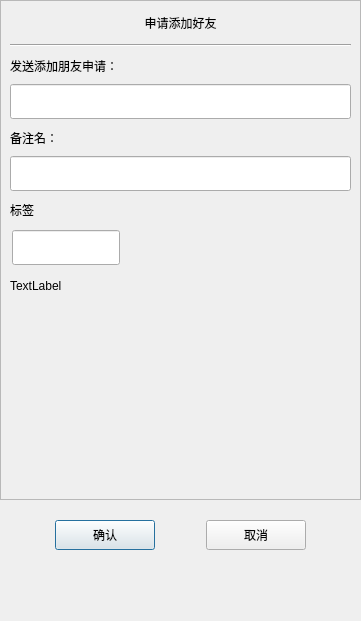
<?xml version="1.0" encoding="UTF-8"?>
<ui version="4.0">
 <class>ApplyFriend</class>
 <widget class="QDialog" name="ApplyFriend">
  <property name="geometry">
   <rect>
    <x>0</x>
    <y>0</y>
    <width>361</width>
    <height>621</height>
   </rect>
  </property>
  <property name="minimumSize">
   <size>
    <width>361</width>
    <height>621</height>
   </size>
  </property>
  <property name="maximumSize">
   <size>
    <width>361</width>
    <height>621</height>
   </size>
  </property>
  <property name="windowTitle">
   <string>Dialog</string>
  </property>
  <layout class="QVBoxLayout" name="verticalLayout">
   <property name="spacing">
    <number>0</number>
   </property>
   <property name="leftMargin">
    <number>0</number>
   </property>
   <property name="topMargin">
    <number>0</number>
   </property>
   <property name="rightMargin">
    <number>0</number>
   </property>
   <property name="bottomMargin">
    <number>0</number>
   </property>
   <item>
    <widget class="QScrollArea" name="scrollArea">
     <property name="minimumSize">
      <size>
       <width>0</width>
       <height>500</height>
      </size>
     </property>
     <property name="widgetResizable">
      <bool>true</bool>
     </property>
     <widget class="QWidget" name="scrollcontent">
      <property name="geometry">
       <rect>
        <x>0</x>
        <y>0</y>
        <width>359</width>
        <height>498</height>
       </rect>
      </property>
      <layout class="QVBoxLayout" name="verticalLayout_2">
       <property name="spacing">
        <number>0</number>
       </property>
       <property name="leftMargin">
        <number>0</number>
       </property>
       <property name="rightMargin">
        <number>0</number>
       </property>
       <item>
        <widget class="QLabel" name="apply_lb">
         <property name="minimumSize">
          <size>
           <width>0</width>
           <height>25</height>
          </size>
         </property>
         <property name="maximumSize">
          <size>
           <width>16777215</width>
           <height>25</height>
          </size>
         </property>
         <property name="text">
          <string>申请添加好友</string>
         </property>
         <property name="alignment">
          <set>Qt::AlignmentFlag::AlignCenter</set>
         </property>
        </widget>
       </item>
       <item>
        <widget class="QWidget" name="apply_wid" native="true">
         <layout class="QVBoxLayout" name="verticalLayout_3">
          <item>
           <widget class="Line" name="line">
            <property name="orientation">
             <enum>Qt::Orientation::Horizontal</enum>
            </property>
           </widget>
          </item>
          <item>
           <widget class="QLabel" name="label">
            <property name="minimumSize">
             <size>
              <width>0</width>
              <height>25</height>
             </size>
            </property>
            <property name="maximumSize">
             <size>
              <width>16777215</width>
              <height>25</height>
             </size>
            </property>
            <property name="text">
             <string>发送添加朋友申请： </string>
            </property>
           </widget>
          </item>
          <item>
           <widget class="CustomizeEdit" name="name_ed">
            <property name="minimumSize">
             <size>
              <width>0</width>
              <height>35</height>
             </size>
            </property>
            <property name="maximumSize">
             <size>
              <width>16777215</width>
              <height>35</height>
             </size>
            </property>
           </widget>
          </item>
          <item>
           <widget class="QLabel" name="label_2">
            <property name="minimumSize">
             <size>
              <width>0</width>
              <height>25</height>
             </size>
            </property>
            <property name="maximumSize">
             <size>
              <width>16777215</width>
              <height>25</height>
             </size>
            </property>
            <property name="text">
             <string>备注名：</string>
            </property>
           </widget>
          </item>
          <item>
           <widget class="CustomizeEdit" name="back_ed">
            <property name="minimumSize">
             <size>
              <width>0</width>
              <height>35</height>
             </size>
            </property>
            <property name="maximumSize">
             <size>
              <width>16777215</width>
              <height>35</height>
             </size>
            </property>
           </widget>
          </item>
          <item>
           <widget class="QLabel" name="label_3">
            <property name="minimumSize">
             <size>
              <width>0</width>
              <height>25</height>
             </size>
            </property>
            <property name="maximumSize">
             <size>
              <width>16777215</width>
              <height>25</height>
             </size>
            </property>
            <property name="text">
             <string>标签</string>
            </property>
           </widget>
          </item>
          <item>
           <widget class="QWidget" name="lb_group_wid" native="true">
            <property name="minimumSize">
             <size>
              <width>0</width>
              <height>50</height>
             </size>
            </property>
            <layout class="QVBoxLayout" name="verticalLayout_4">
             <property name="spacing">
              <number>0</number>
             </property>
             <property name="leftMargin">
              <number>0</number>
             </property>
             <property name="topMargin">
              <number>0</number>
             </property>
             <property name="rightMargin">
              <number>0</number>
             </property>
             <property name="bottomMargin">
              <number>0</number>
             </property>
             <item>
              <widget class="QWidget" name="gridWidget" native="true">
               <property name="minimumSize">
                <size>
                 <width>0</width>
                 <height>40</height>
                </size>
               </property>
               <property name="maximumSize">
                <size>
                 <width>16777215</width>
                 <height>40</height>
                </size>
               </property>
               <widget class="CustomizeEdit" name="lb_ed">
                <property name="geometry">
                 <rect>
                  <x>2</x>
                  <y>2</y>
                  <width>108</width>
                  <height>35</height>
                 </rect>
                </property>
                <property name="maximumSize">
                 <size>
                  <width>16777215</width>
                  <height>35</height>
                 </size>
                </property>
               </widget>
              </widget>
             </item>
             <item>
              <widget class="QWidget" name="input_tip_wid" native="true">
               <property name="minimumSize">
                <size>
                 <width>0</width>
                 <height>35</height>
                </size>
               </property>
               <property name="maximumSize">
                <size>
                 <width>16777215</width>
                 <height>35</height>
                </size>
               </property>
               <layout class="QVBoxLayout" name="verticalLayout_5">
                <property name="spacing">
                 <number>0</number>
                </property>
                <property name="leftMargin">
                 <number>0</number>
                </property>
                <property name="topMargin">
                 <number>0</number>
                </property>
                <property name="rightMargin">
                 <number>0</number>
                </property>
                <property name="bottomMargin">
                 <number>0</number>
                </property>
                <item>
                 <widget class="ClickedOnceLabel" name="tip_lb">
                  <property name="text">
                   <string>TextLabel</string>
                  </property>
                 </widget>
                </item>
               </layout>
              </widget>
             </item>
            </layout>
           </widget>
          </item>
          <item>
           <widget class="QWidget" name="widget" native="true">
            <property name="minimumSize">
             <size>
              <width>0</width>
              <height>60</height>
             </size>
            </property>
            <layout class="QHBoxLayout" name="horizontalLayout_2">
             <property name="spacing">
              <number>7</number>
             </property>
             <property name="leftMargin">
              <number>0</number>
             </property>
             <property name="topMargin">
              <number>0</number>
             </property>
             <property name="rightMargin">
              <number>0</number>
             </property>
             <property name="bottomMargin">
              <number>0</number>
             </property>
             <item>
              <widget class="QWidget" name="lb_list" native="true">
               <property name="minimumSize">
                <size>
                 <width>287</width>
                 <height>50</height>
                </size>
               </property>
               <property name="maximumSize">
                <size>
                 <width>287</width>
                 <height>16777215</height>
                </size>
               </property>
              </widget>
             </item>
             <item>
              <widget class="QWidget" name="more_lb_wid" native="true">
               <property name="minimumSize">
                <size>
                 <width>30</width>
                 <height>0</height>
                </size>
               </property>
               <property name="maximumSize">
                <size>
                 <width>30</width>
                 <height>16777215</height>
                </size>
               </property>
               <layout class="QVBoxLayout" name="verticalLayout_6">
                <property name="spacing">
                 <number>0</number>
                </property>
                <property name="leftMargin">
                 <number>0</number>
                </property>
                <property name="topMargin">
                 <number>0</number>
                </property>
                <property name="rightMargin">
                 <number>0</number>
                </property>
                <property name="bottomMargin">
                 <number>0</number>
                </property>
                <item>
                 <spacer name="verticalSpacer_3">
                  <property name="orientation">
                   <enum>Qt::Orientation::Vertical</enum>
                  </property>
                  <property name="sizeHint" stdset="0">
                   <size>
                    <width>20</width>
                    <height>40</height>
                   </size>
                  </property>
                 </spacer>
                </item>
                <item>
                 <widget class="ClickedOnceLabel" name="more_lb">
                  <property name="minimumSize">
                   <size>
                    <width>25</width>
                    <height>25</height>
                   </size>
                  </property>
                  <property name="maximumSize">
                   <size>
                    <width>25</width>
                    <height>25</height>
                   </size>
                  </property>
                  <property name="text">
                   <string/>
                  </property>
                  <property name="alignment">
                   <set>Qt::AlignmentFlag::AlignCenter</set>
                  </property>
                 </widget>
                </item>
                <item>
                 <spacer name="verticalSpacer_4">
                  <property name="orientation">
                   <enum>Qt::Orientation::Vertical</enum>
                  </property>
                  <property name="sizeHint" stdset="0">
                   <size>
                    <width>20</width>
                    <height>40</height>
                   </size>
                  </property>
                 </spacer>
                </item>
               </layout>
              </widget>
             </item>
            </layout>
           </widget>
          </item>
         </layout>
        </widget>
       </item>
      </layout>
     </widget>
    </widget>
   </item>
   <item>
    <spacer name="verticalSpacer">
     <property name="orientation">
      <enum>Qt::Orientation::Vertical</enum>
     </property>
     <property name="sizeType">
      <enum>QSizePolicy::Policy::Fixed</enum>
     </property>
     <property name="sizeHint" stdset="0">
      <size>
       <width>20</width>
       <height>10</height>
      </size>
     </property>
    </spacer>
   </item>
   <item>
    <widget class="QWidget" name="apply_sure_wid" native="true">
     <property name="minimumSize">
      <size>
       <width>0</width>
       <height>50</height>
      </size>
     </property>
     <layout class="QHBoxLayout" name="horizontalLayout">
      <item>
       <spacer name="horizontalSpacer">
        <property name="orientation">
         <enum>Qt::Orientation::Horizontal</enum>
        </property>
        <property name="sizeHint" stdset="0">
         <size>
          <width>40</width>
          <height>20</height>
         </size>
        </property>
       </spacer>
      </item>
      <item>
       <widget class="ClickedBtn" name="sure_btn">
        <property name="minimumSize">
         <size>
          <width>100</width>
          <height>30</height>
         </size>
        </property>
        <property name="text">
         <string>确认</string>
        </property>
       </widget>
      </item>
      <item>
       <spacer name="horizontalSpacer_2">
        <property name="orientation">
         <enum>Qt::Orientation::Horizontal</enum>
        </property>
        <property name="sizeHint" stdset="0">
         <size>
          <width>40</width>
          <height>20</height>
         </size>
        </property>
       </spacer>
      </item>
      <item>
       <widget class="ClickedBtn" name="cancel_btn">
        <property name="minimumSize">
         <size>
          <width>100</width>
          <height>30</height>
         </size>
        </property>
        <property name="text">
         <string>取消</string>
        </property>
       </widget>
      </item>
      <item>
       <spacer name="horizontalSpacer_3">
        <property name="orientation">
         <enum>Qt::Orientation::Horizontal</enum>
        </property>
        <property name="sizeHint" stdset="0">
         <size>
          <width>40</width>
          <height>20</height>
         </size>
        </property>
       </spacer>
      </item>
     </layout>
    </widget>
   </item>
   <item>
    <spacer name="verticalSpacer_2">
     <property name="orientation">
      <enum>Qt::Orientation::Vertical</enum>
     </property>
     <property name="sizeHint" stdset="0">
      <size>
       <width>20</width>
       <height>40</height>
      </size>
     </property>
    </spacer>
   </item>
  </layout>
 </widget>
 <customwidgets>
  <customwidget>
   <class>ClickedBtn</class>
   <extends>QPushButton</extends>
   <header location="global">clickedbtn.h</header>
  </customwidget>
  <customwidget>
   <class>CustomizeEdit</class>
   <extends>QLineEdit</extends>
   <header location="global">customizeedit.h</header>
  </customwidget>
  <customwidget>
   <class>ClickedOnceLabel</class>
   <extends>QLabel</extends>
   <header location="global">clickedoncelabel.h</header>
  </customwidget>
 </customwidgets>
 <resources/>
 <connections/>
</ui>
